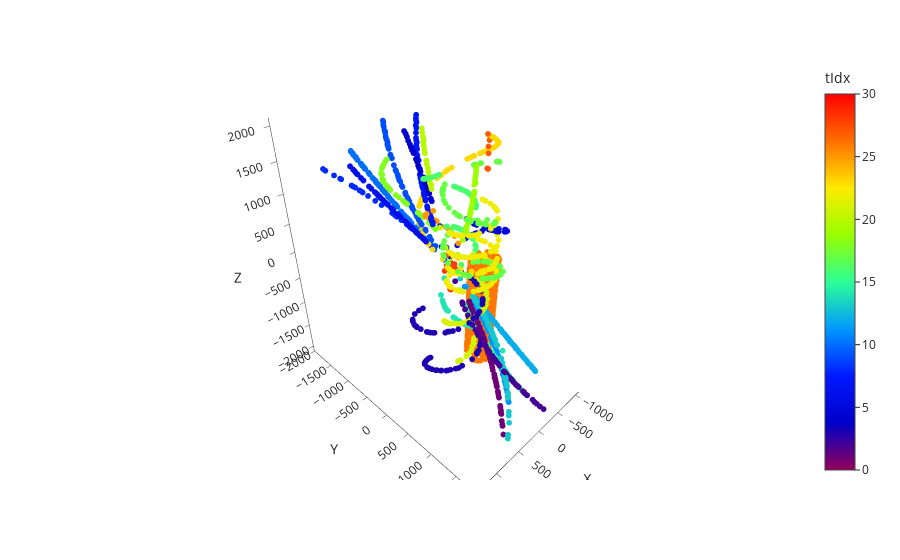

Write notebook code for a chart like this one.
### Code cell
import pandas as pd
import plotly.express as px
from src.logger.plotting_tools import shuffle_truth_colors

mask = (g.ndata['particle_number'] !=-1) 
tidx =  1*(g.ndata['particle_number'][mask]).view(-1,1)
#tidx =    1*(g.ndata['hit_link_modified'][mask].view(-1,1))+1
features =  (torch.ones_like(g.ndata['particle_number'][mask].view(-1,1)))
cellid= g.ndata['particle_number'][mask].view(-1,1)
X = g.ndata["pos_hits_xyz"][mask] #[mask]
data = {
            "X":X[:, 0].view(-1, 1).detach().cpu().numpy(),
            "Y": X[:, 1].view(-1, 1).detach().cpu().numpy(),
            "Z": X[:, 2].view(-1, 1).detach().cpu().numpy(),
            "tIdx": tidx.view(-1, 1).detach().cpu().numpy(),
            "features": features.view(-1, 1).detach().cpu().numpy(),
            "cellid":cellid.view(-1, 1).detach().cpu().numpy(),
        }
hoverdict = {}
# if hoverfeat is not None:
#     for j in range(hoverfeat.shape[1]):
#         hoverdict["f_" + str(j)] = hoverfeat[:, j : j + 1]
#     data.update(hoverdict)

# if nidx is not None:
#     data.update({"av_same": av_same})

df = pd.DataFrame(
np.concatenate([data[k] for k in data], axis=1),
columns=[k for k in data],
)
rdst = np.random.RandomState(1234567890)  # all the same
# shuffle_truth_colors(df, "tIdx", rdst)

hover_data = ["tIdx", "cellid"] #+ [k for k in hoverdict.keys()]
# if nidx is not None:
#     hover_data.append("av_same")
fig = px.scatter_3d(
df,
x="X",
y="Y",
z="Z",
color="tIdx",
size="features",
hover_data=hover_data,
template="simple_white",
color_continuous_scale=px.colors.sequential.Rainbow,
range_color=[0,30],
)
fig.update_traces(marker=dict(line=dict(width=0)))
fig.update_traces(marker_size = 2)

### Figure 1 — Plotly figure (JSON) as saved in the notebook; plotly's stock layout.template omitted (floating-point values rounded to 4 significant figures; data arrays with more than 128 entries replaced by an {"elided": "..."} marker saying what was removed)
{"data": [{"customdata": {"elided": "2172x2 int values"}, "hovertemplate": "X=%{x}<br>Y=%{y}<br>Z=%{z}<br>features=%{marker.size}<br>tIdx=%{marker.color}<br>cellid=%{customdata[1]}<extra></extra>", "legendgroup": "", "marker": {"color": {"elided": "2172 int values"}, "coloraxis": "coloraxis", "line": {"width": 0}, "size": 2, "sizemode": "area", "sizeref": 0.0025, "symbol": "circle"}, "mode": "markers", "name": "", "scene": "scene", "showlegend": false, "type": "scatter3d", "x": {"elided": "2172 float values"}, "y": {"elided": "2172 float values"}, "z": {"elided": "2172 float values"}}], "layout": {"coloraxis": {"cmax": 30, "cmin": 0, "colorbar": {"title": {"text": "tIdx"}}, "colorscale": [[0, "rgb(150,0,90)"], [0.125, "rgb(0,0,200)"], [0.25, "rgb(0,25,255)"], [0.375, "rgb(0,152,255)"], [0.5, "rgb(44,255,150)"], [0.625, "rgb(151,255,0)"], [0.75, "rgb(255,234,0)"], [0.875, "rgb(255,111,0)"], [1, "rgb(255,0,0)"]]}, "legend": {"itemsizing": "constant", "tracegroupgap": 0}, "margin": {"t": 60}, "scene": {"domain": {"x": [0, 1], "y": [0, 1]}, "xaxis": {"title": {"text": "X"}}, "yaxis": {"title": {"text": "Y"}}, "zaxis": {"title": {"text": "Z"}}}}}
